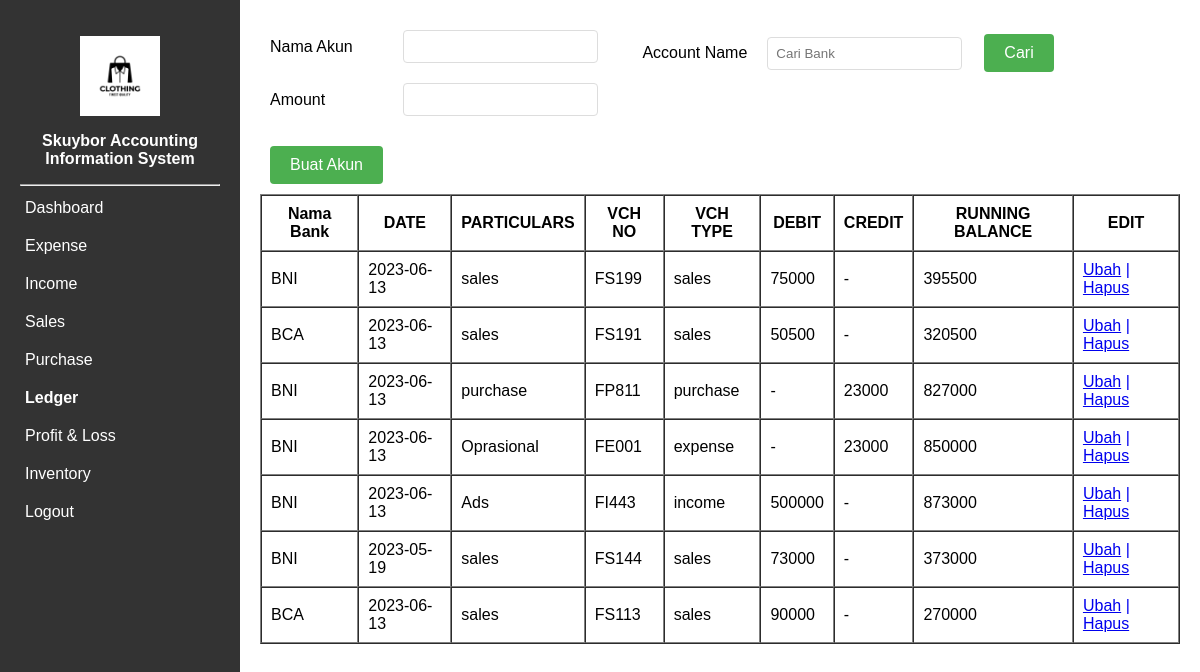
The page /ledger.php (signed in) on the database its author committed.
### tables this page shows
CREATE TABLE `bank` (
  `id_bank` int(11) NOT NULL,
  `nama_bank` varchar(50) NOT NULL,
  `tanggal` date NOT NULL,
  `particulars` varchar(50) NOT NULL,
  `vch_no` varchar(50) NOT NULL,
  `vch_type` varchar(50) NOT NULL,
  `debit` varchar(20) NOT NULL,
  `credit` varchar(20) NOT NULL,
  `balance` int(20) NOT NULL
);

### function.php (called while the page is built, shortened)
<?php
$conn = mysqli_connect("localhost", "root", "", "projek") or die("Connect failed: " . $conn->error);
function query($query)
{
    global $conn;
    $result = mysqli_query($conn, $query);
    $rows = [];
    while ($row = mysqli_fetch_assoc($result)) {
        $rows[] = $row;
    }
    return $rows;
}
?>

### ledger.php (the view, shortened to what this page needs)
<?php
require 'function.php';
$bank = query("SELECT * FROM bank ORDER BY id_bank DESC");
?>
<html>
<head>
    <link rel="stylesheet" type="text/css" href="style.css">
</head>
<body>
    <div class="container">
        <nav>
            <center><img src="logo.jpg" alt="logo skuybor" style="width:40%;padding-top:1rem;">
                <b><p>Skuybor Accounting Information System</p></b>
            </center>
            <hr>
            <ul>
                <li><a href="index.php" onclick="showIndex()">Dashboard</a></li>
                <li><a href="expense.php" onclick="showExpense()">Expense</a></li>
                <li><a href="income.php" onclick="showIncome()">Income</a></li>
                <li><a href="Sales.php" onclick="showSales()">Sales</a></li>
                <li><a href="purchase.php" onclick="showPurchase()">Purchase</a></li>
                <li><a class="active" href="ledger.php" onclick="showLedger()">Ledger</a></li>
                <li><a href="profitloss.php" onclick="showProfitLoss()">Profit & Loss</a></li>
                <li><a href="inventory.php" onclick="showinventory()">Inventory</a></li>
                <li><a href="logout.php">Logout</a></li>
            </ul>
        </nav>
        <div id="content">
            <div class="bank">
            <table>
            <form action="" method="POST" onsubmit="return validateForm()">
              <tr>
                <td><label for="nama_akun">Nama Akun</label></td>
                <td><input type="text" name="nama_akun" id="nama_akun"></td>
              </tr>
              <tr>
                <td><label for="amount">Amount</label></td>
                <td><input type="text" name="amount" id="amount"></td>
              </tr>
              <tr>
                <td><button type="submit" name="submit">Buat Akun</button></td>
              </tr>
            </form>
            </table>
            </div>
            <div class="searchl">
            <table>
                <tr>
                <form action="" method="POST">
                    <td>Account Name</td>
                    <td><input type="text" name="keyword" placeholder="Cari Bank"></td>
                    <td><button type="submit" name="cari" class="simpan">Cari</button></td>
                    </form>
                </tr>
            </table>
            </div>
            <table border="1" cellspacing="0" cellpadding="9px">
                <tr>
                    <th>Nama Bank</th>
                    <th>DATE</th>
                    <th>PARTICULARS</th>
                    <th>VCH NO</th>
                    <th>VCH TYPE</th>
                    <th>DEBIT</th>
                    <th>CREDIT</th>
                    <th>RUNNING BALANCE</th>
                    <th>EDIT</th>
                </tr>
                <?php foreach ($bank as $row): ?>
                    <tr>
                        <td><?php echo $row["nama_bank"]; ?></td>
                        <td><?php echo $row["tanggal"]; ?></td>
                        <td><?php echo $row["particulars"]; ?></td>
                        <td><?php echo $row["vch_no"]; ?></td>
                        <td><?php echo $row["vch_type"]; ?></td>
                        <td><?php echo $row["debit"]; ?></td>
                        <td><?php echo $row["credit"]; ?></td>
                        <td><?php echo $row["balance"]; ?></td>
                        <td>
                            <a href="update.php?id=<?= $row["id_bank"];?>">Ubah</a>
                            <a href="delete.php?id=<?= $row["id_bank"];?>">| Hapus</a>
                        </td>
                    </tr>
                <?php endforeach; ?>
            </table>
        </div>
    </div>
</body>
</html>

### style.css (style rules this page uses)
body { font-family: Arial, sans-serif; margin: 0; padding: 0; }
.container { display: flex; width: 100%; height: 100%; }
.container li .active, .container li :hover { font-weight: bold; font-size: 1rem; }
.container li .active ::after, .container li :hover::after { font-weight: bold; width: 50px; height: 2px; }
nav { background-color: #333; width: 200px; padding: 20px; height: 100vh; }
nav p { color: white; }
nav ul { list-style-type: none; padding: 0; margin: 0; }
nav ul li { margin-bottom: 10px; }
nav ul li a { display: block; text-decoration: none; color: #fff; padding: 5px; }
#content { flex: 1; padding: 20px; }
table { width: 100%; }
.simpan { background-color: #4CAF50; color: white; border: none; padding: 10px 20px; text-align: center; text-decoration: none; display: inline-block; font-size: 16px; margin: 4px 2px; cursor: pointer; border-radius: 4px; }
.bank, .searchl { display: inline-block; vertical-align: top; margin-right: 20px; }
.bank table, .searchl table { width: 100%; border-collapse: collapse; }
.bank table td, .searchl table td { padding: 10px; }
.bank input[type="text"], .bank input[type="date"], .bank select, .searchl input[type="text"], .searchl input[type="date"], .searchl select { width: 100%; padding: 8px; border: 1px solid #ddd; border-radius: 4px; box-sizing: border-box; }
.bank button[type="submit"], .searchl select { margin-top: 10px; }
.bank button[type="submit"] { background-color: #4CAF50; color: white; border: none; padding: 10px 20px; text-align: center; text-decoration: none; display: inline-block; font-size: 16px; cursor: pointer; border-radius: 4px; }

### rows shown on the page
bank: nama_bank "BNI", tanggal "2023-06-13", particulars "sales", vch_no "FS199", vch_type "sales", debit "75000", credit "-", balance "395500"
bank: nama_bank "BCA", tanggal "2023-06-13", particulars "sales", vch_no "FS191", vch_type "sales", debit "50500", credit "-", balance "320500"
bank: nama_bank "BNI", tanggal "2023-06-13", particulars "purchase", vch_no "FP811", vch_type "purchase", debit "-", credit "23000", balance "827000"
bank: nama_bank "BNI", tanggal "2023-06-13", particulars "Oprasional", vch_no "FE001", vch_type "expense", debit "-", credit "23000", balance "850000"
bank: nama_bank "BNI", tanggal "2023-06-13", particulars "Ads", vch_no "FI443", vch_type "income", debit "500000", credit "-", balance "873000"
bank: nama_bank "BNI", tanggal "2023-05-19", particulars "sales", vch_no "FS144", vch_type "sales", debit "73000", credit "-", balance "373000"
bank: nama_bank "BCA", tanggal "2023-06-13", particulars "sales", vch_no "FS113", vch_type "sales", debit "90000", credit "-", balance "270000"
